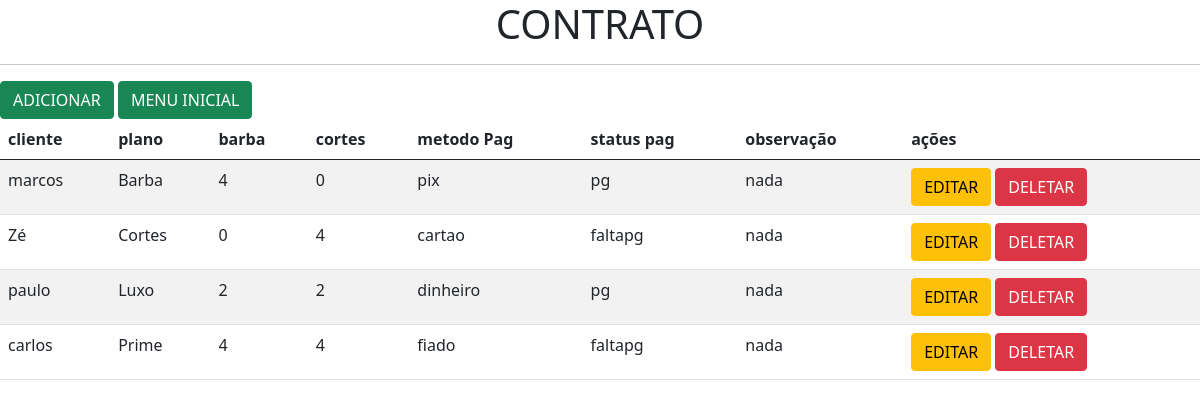
The app's page /contrato/ with its own data.
### AppBarb/models.py (models this page shows, shortened)
class Contrato(models.Model):
    METODO_PG_CHOICES = (
        ('pix', 'pix'),
        ('cartao', 'cartao'),
        ('dinheiro', 'dinheiro'),
        ('fiado', 'fiado')
    )
    STATUS_PG_CHOICES = (
        ('pg', 'Pago'),
        ('faltapg', 'Falta Pagamento'),
    )
    id_cliente = models.ForeignKey(Cliente,null=True, on_delete=models.CASCADE)
    id_plano = models.ForeignKey(Plano,null=True, on_delete=models.CASCADE)
    metodoPgto = models.CharField(max_length=100, null=True , choices= METODO_PG_CHOICES)
    statusPgto = models.CharField(max_length=10, null=True, choices= STATUS_PG_CHOICES)
    observacao = models.CharField(max_length=300, null=True )

class Cliente(models.Model):
    nome = models.CharField(max_length=200)
    endereço = models.CharField(max_length=200)
    telefone = models.CharField(max_length=10)
    cpf = models.CharField(max_length=11, unique=True)
    def __str__(self):
        return self.nome

class Plano(models.Model):
    plano = models.CharField(max_length=100)
    barba = models.IntegerField()
    corte = models.IntegerField()
    valor = models.DecimalField(max_digits=5, decimal_places=2)
    def __str__(self):
        return self.plano

### AppBarb/views.py (the view)
# urls.py: path('contrato/', views.contrato, name='contrato'),
def contrato(request):
    contratos = Contrato.objects.all()
    context = {
        'contratos': contratos
    }
    return render(request, 'contrato/contrato.html', context)

### AppBarb/templates/contrato/contrato.html (shortened to what this page needs)
{%extends 'base.html'%}
{%block content%}
<h1> <center>CONTRATO</center></h1>
       <hr>
       <a class="btn btn-success" href="{% url 'contrato_add' %}">ADICIONAR</a>
       <a class="btn btn-success" href="{% url 'home' %}">MENU INICIAL</a>
       <table class="table table-striped">
          <thead>
             <tr>
                <th>cliente</th>
                <th>plano</th>
                <th>barba</th>
                <th>cortes</th>
                <th>metodo Pag</th>
                <th>status pag</th>
                <th>observação</th>
                <th>ações</th>
            </tr>
          </thead>
          <tbody>
            {% for contrato in contratos %}
            <tr>
                <td>{{contrato.id_cliente}}</td>
                <td>{{contrato.id_plano}}</td>
                <td>{{contrato.id_plano.barba}}</td>
                <td>{{contrato.id_plano.corte}}</td>
                <td>{{contrato.metodoPgto}}</td>
                <td>{{contrato.statusPgto}}</td>
                <td>{{contrato.observacao}}</td>
                <td>
                    <a class="btn btn-warning" href="{% url 'contrato_edit' contrato.id %}">EDITAR</a>
                    <a class="btn btn-danger" href="{% url 'contrato_delete' contrato.id %}">DELETAR</a>
                </td>
            </tr>
            {% endfor %}
          </tbody>
        </table>
{%endblock%}

### records on screen
Contrato: id_cliente "marcos", id_plano "Barba", id_plano.barba "4", id_plano.corte "0", metodoPgto "pix", statusPgto "pg", observacao "nada"
Contrato: id_cliente "Zé", id_plano "Cortes", id_plano.barba "0", id_plano.corte "4", metodoPgto "cartao", statusPgto "faltapg", observacao "nada"
Contrato: id_cliente "paulo", id_plano "Luxo", id_plano.barba "2", id_plano.corte "2", metodoPgto "dinheiro", statusPgto "pg", observacao "nada"
Contrato: id_cliente "carlos", id_plano "Prime", id_plano.barba "4", id_plano.corte "4", metodoPgto "fiado", statusPgto "faltapg", observacao "nada"
